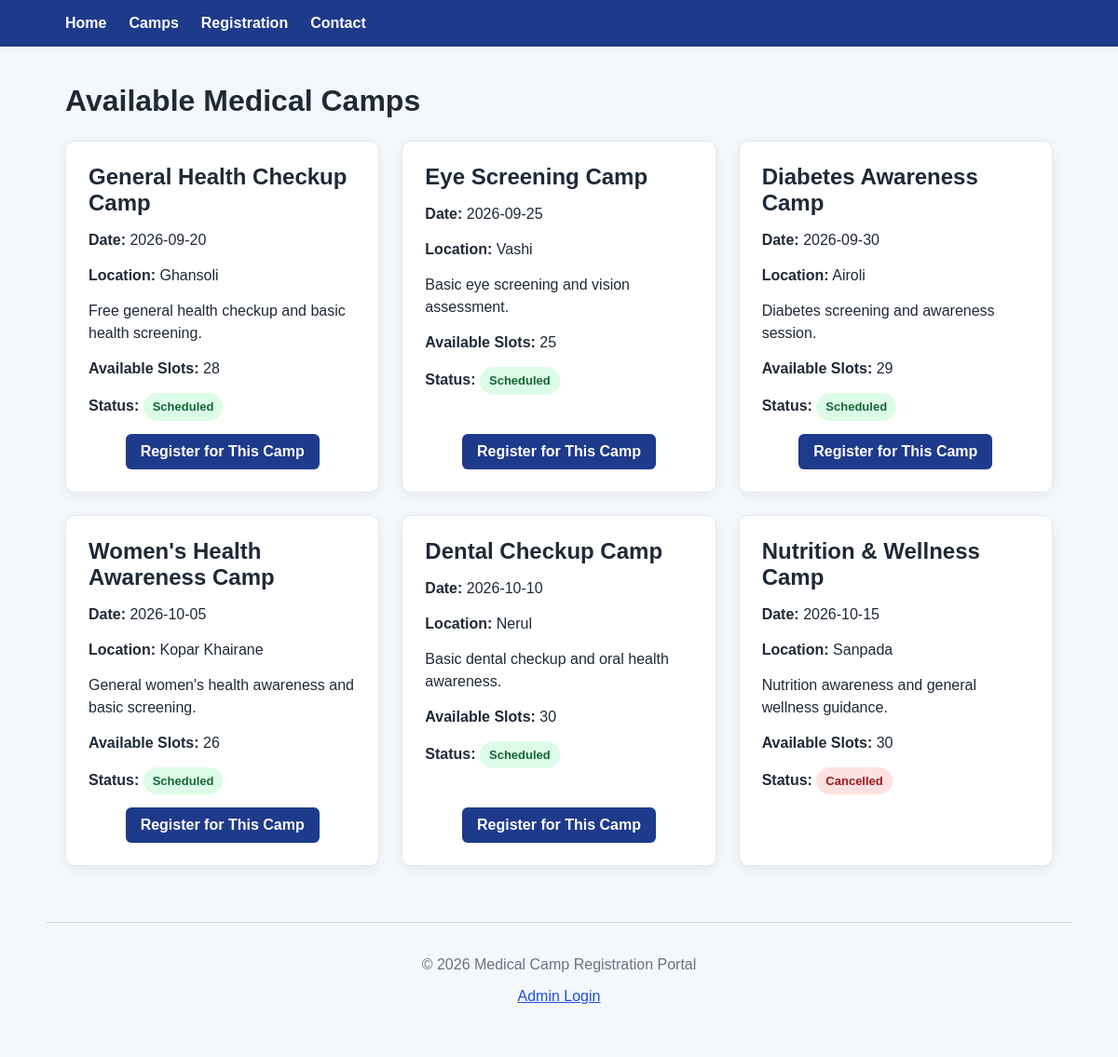
/camps, run on an earlier commit of the app's database.
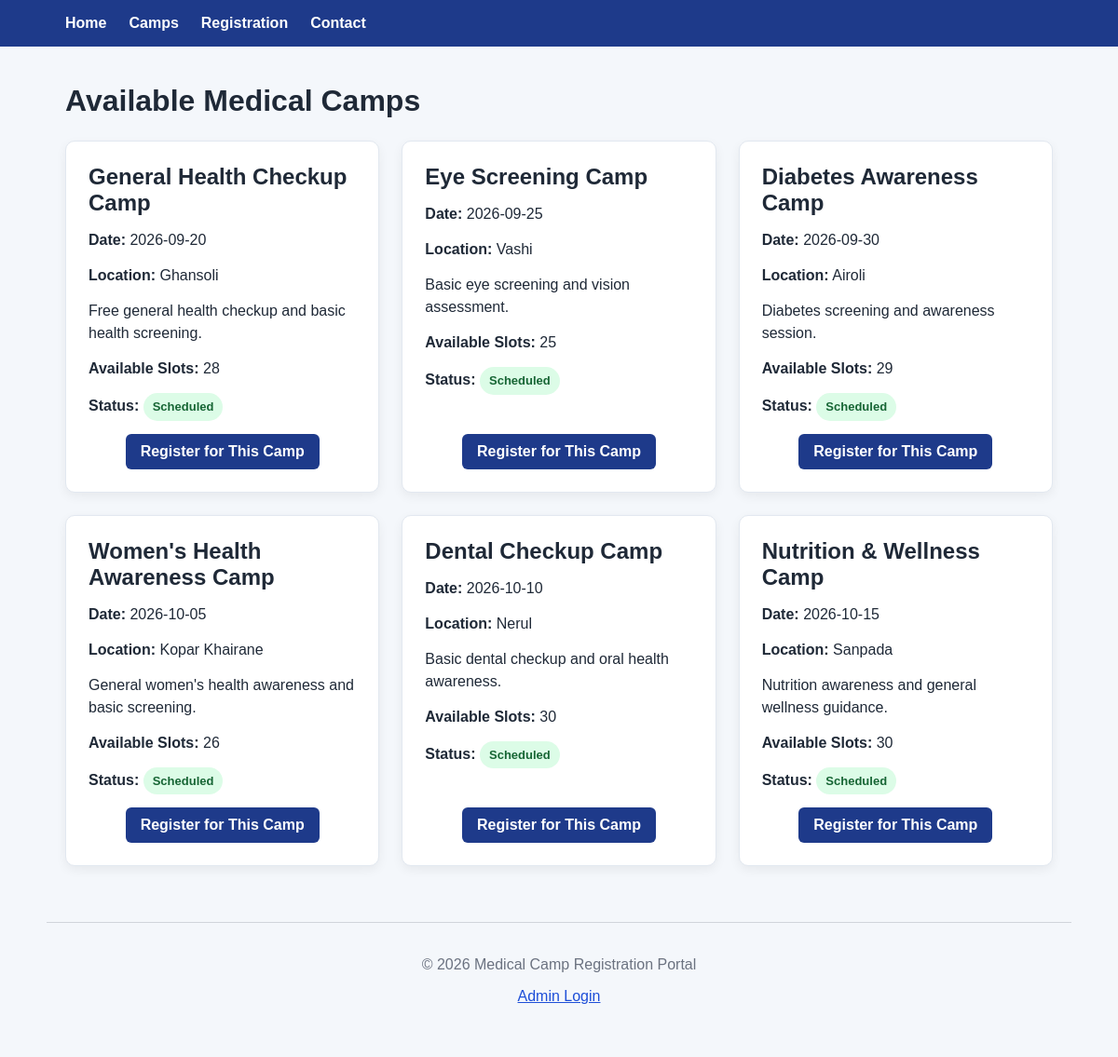
And on a later commit of the database.
### app/models/camp.py (models this page shows)
class Camp(Base):
    __tablename__ = "camps"
    id = Column(Integer, primary_key=True, index=True)
    name = Column(String(150), nullable=False)
    date = Column(String(20), nullable=False)
    location = Column(String(200), nullable=False)
    description = Column(Text, nullable=True)
    available_slots = Column(Integer, nullable=False)
    status = Column(
        String(20),
        nullable=False,
        default="scheduled"
    )
    registrations = relationship(
        "Registration",
        back_populates="camp"
    )

### app/main.py (the view)
@app.get("/camps")
def camps(
    request: Request,
    db: Session = Depends(get_db)
):
    camps = db.query(Camp).all()
    return templates.TemplateResponse(
        request=request,
        name="camps.html",
        context={
            "camps": camps
        }
    )

### app/templates/camps.html (shortened to what this page needs)
{% extends "base.html" %}
{% block content %}
<h1>Available Medical Camps</h1>
{% if camps %}
<div class="camp-grid">
    {% for camp in camps %}
    <article class="camp-card">
        <h2>{{ camp.name }}</h2>
        <p>
            <strong>Date:</strong>
            {{ camp.date }}
        </p>
        <p>
            <strong>Location:</strong>
            {{ camp.location }}
        </p>
        {% if camp.description %}
        <p>{{ camp.description }}</p>
        {% endif %}
        <p>
            <strong>Available Slots:</strong>
            {{ camp.available_slots }}
        </p>
        <p>
            <strong>Status:</strong>
            <span class="status-badge status-{{ camp.status }}">
                {{ camp.status|capitalize }}
            </span>
        </p>
        {% if camp.status == "scheduled" and camp.available_slots > 0 %}
            <a
                class="button"
                href="/registration?camp_id={{ camp.id }}"
            >
                Register for This Camp
            </a>
        {% elif camp.status == "scheduled" and camp.available_slots == 0 %}
            <span class="camp-unavailable">
                Fully Booked
            </span>
        {% endif %}
    </article>
    {% endfor %}
</div>
{% else %}
<p>No medical camps are currently available.</p>
{% endif %}
{% endblock %}

What changed in the data, as far as the page shows it:
changed Camp "Nutrition & Wellness Camp": status "Cancelled" → "Scheduled"; now shows "Register for This Camp"
